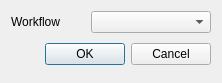
<?xml version="1.0" encoding="UTF-8"?>
<ui version="4.0">
 <class>Dialog_ProcessSetting_Camera</class>
 <widget class="QDialog" name="Dialog_ProcessSetting_Camera">
  <property name="geometry">
   <rect>
    <x>0</x>
    <y>0</y>
    <width>222</width>
    <height>83</height>
   </rect>
  </property>
  <property name="windowTitle">
   <string>Camera Process Setting</string>
  </property>
  <layout class="QFormLayout" name="formLayout">
   <property name="horizontalSpacing">
    <number>30</number>
   </property>
   <item row="0" column="0">
    <widget class="QLabel" name="label_Camera_Tool">
     <property name="text">
        <string>Workflow</string>
     </property>
    </widget>
   </item>
   <item row="0" column="1">
    <widget class="QComboBox" name="comboBox_Camera_Tool"/>
   </item>
   <item row="1" column="0" colspan="2">
    <layout class="QHBoxLayout" name="Buttons_Camera">
     <property name="spacing">
      <number>6</number>
     </property>
     <property name="leftMargin">
      <number>0</number>
     </property>
     <property name="topMargin">
      <number>0</number>
     </property>
     <property name="rightMargin">
      <number>0</number>
     </property>
     <property name="bottomMargin">
      <number>0</number>
     </property>
     <item>
      <spacer>
       <property name="orientation">
        <enum>Qt::Horizontal</enum>
       </property>
       <property name="sizeHint" stdset="0">
        <size>
         <width>131</width>
         <height>31</height>
        </size>
       </property>
      </spacer>
     </item>
     <item>
      <widget class="QPushButton" name="Button_Camera_OK">
       <property name="text">
        <string>OK</string>
       </property>
      </widget>
     </item>
     <item>
      <widget class="QPushButton" name="Button_Camera_Cancel">
       <property name="text">
        <string>Cancel</string>
       </property>
      </widget>
     </item>
    </layout>
   </item>
  </layout>
 </widget>
 <resources/>
 <connections/>
</ui>
